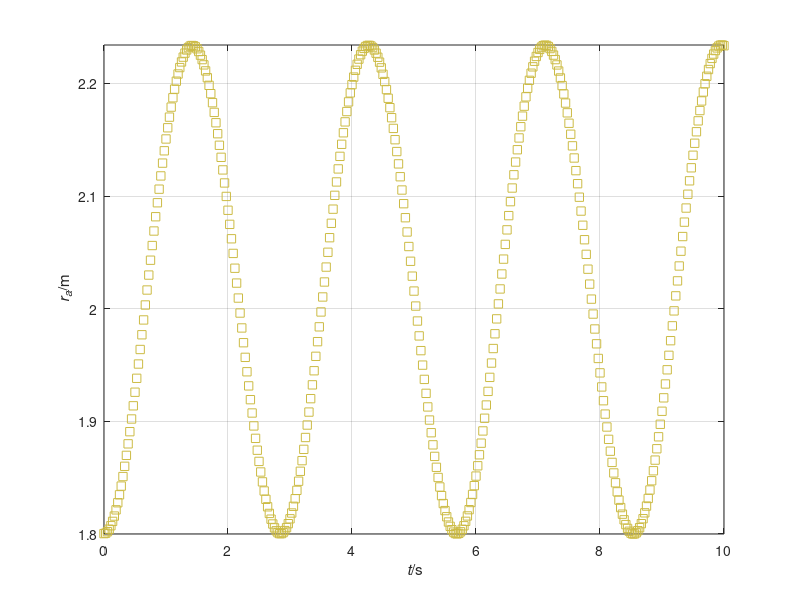

This chart was generated by the following MATLAB code:
%%% Simulation of ideal gas & piston
%% Coordinates (t, z)

%% Constants
ma = 5;             % kg: mass piston
g = 9.8;            % N/kg: gravitational acceleration
R = 8.31446261815;  % N m/(K*mol): molar gas constant
N = 0.04;           % mol: amount of ideal gas
T = 296;            % K: temperature of ideal gas

%% Initial conditions
t = 0;	   % s: time
ra = 1.8;  % m: position piston
va = 0;    % m/s: velocity piston

%% Boundary conditions
Ga = -ma * g;  % N: gravity supply piston

%% Parameters for time loop
t1 = 10;      % s: final time
dt = 0.0001;  % s: time step %@

%% Plotting
dtplot = t1/360;  % time interval between plots
tplot = dtplot;	  % time for next plot
clf
plot(t, ra, 's', 'color', '#CCBB44')
xlabel('{\it t}/s'); ylabel('{\it r_a}/m')
hold on; axis('tight'); xlim([0, t1]); grid on %@

%% Numerical time integration
while t < t1
  %% constitutive relations
  Pa = ma * va;
  Fa = R * N * T / ra;

  %% balance laws
  t = t + dt;
  Pa = Pa + (Fa + Ga) * dt;
  ra = ra + va * dt;

  %% constitutive relations
  va = Pa / ma; %@

  %% plot
  if t > tplot
    plot(t, ra, 's', 'color', '#CCBB44')
    pause(0)
    tplot = tplot + dtplot;
  end %@
end
